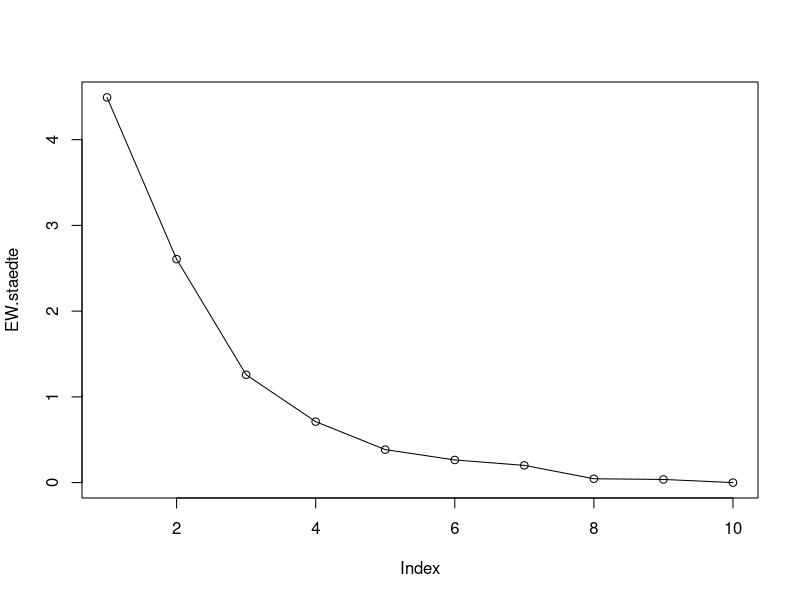

This figure's R source:
############################################################################
### Aufgabe 11

staedte=read.table("staedte.txt",header=T)
str(staedte)
(S.staedte=cov(staedte))
(R.staedte=cor(staedte))
diag(S.staedte)
(EW.staedte=eigen(R.staedte)$values)
cumsum(EW.staedte)/length(EW.staedte)
plot(EW.staedte,type="o")
(EV.staedte=eigen(R.staedte)$vectors)
staedte.stand=scale(staedte)
colMeans(staedte.stand)
staedte.stand=sweep(staedte,2,STAT=colMeans(staedte),FUN="-")
staedte.stand=sweep(staedte.stand,2,STAT=sqrt(diag(cov(staedte))),FUN="/")
staedte.stand=as.matrix(staedte.stand)
cov(staedte.stand)
(HK1.staedte=staedte.stand%*%EV.staedte[,1])
(HK.staedte=summary(princomp(staedte.stand,scores=TRUE)))
HK.staedte$scores
HK.staedte$scores[,1]